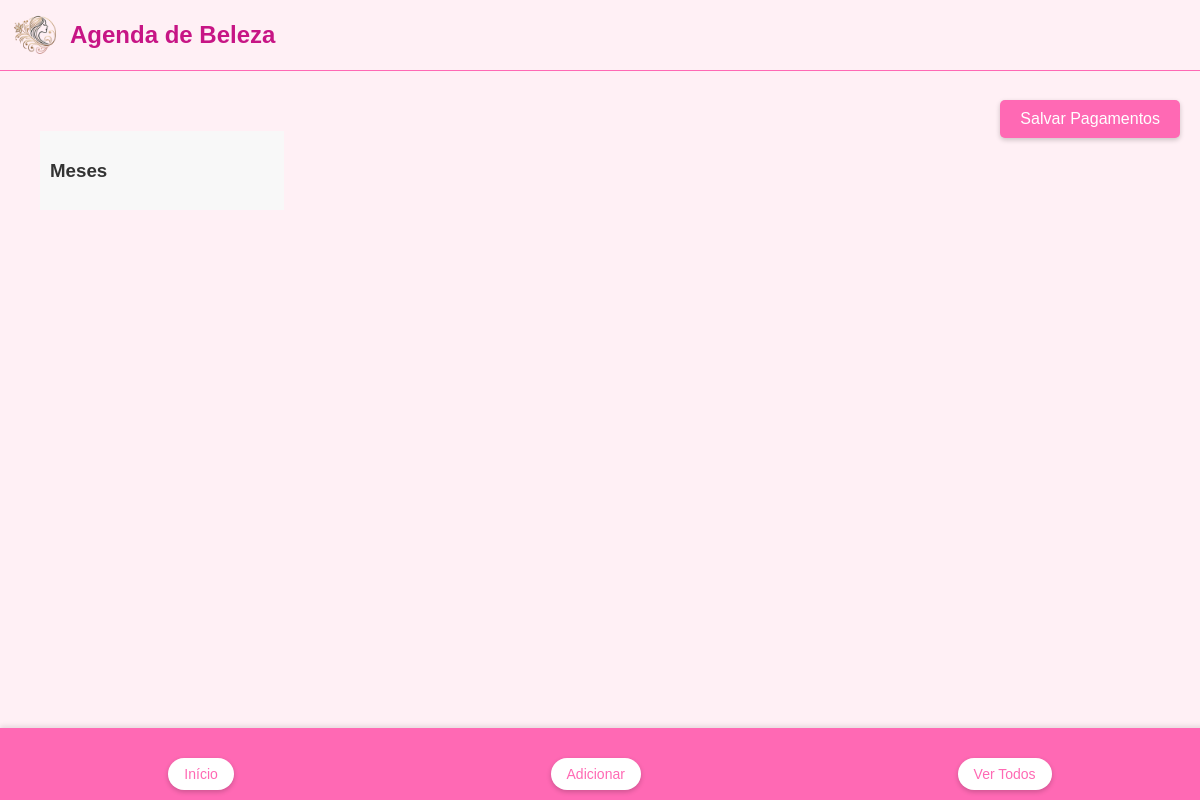
Before: /view with the older database file.
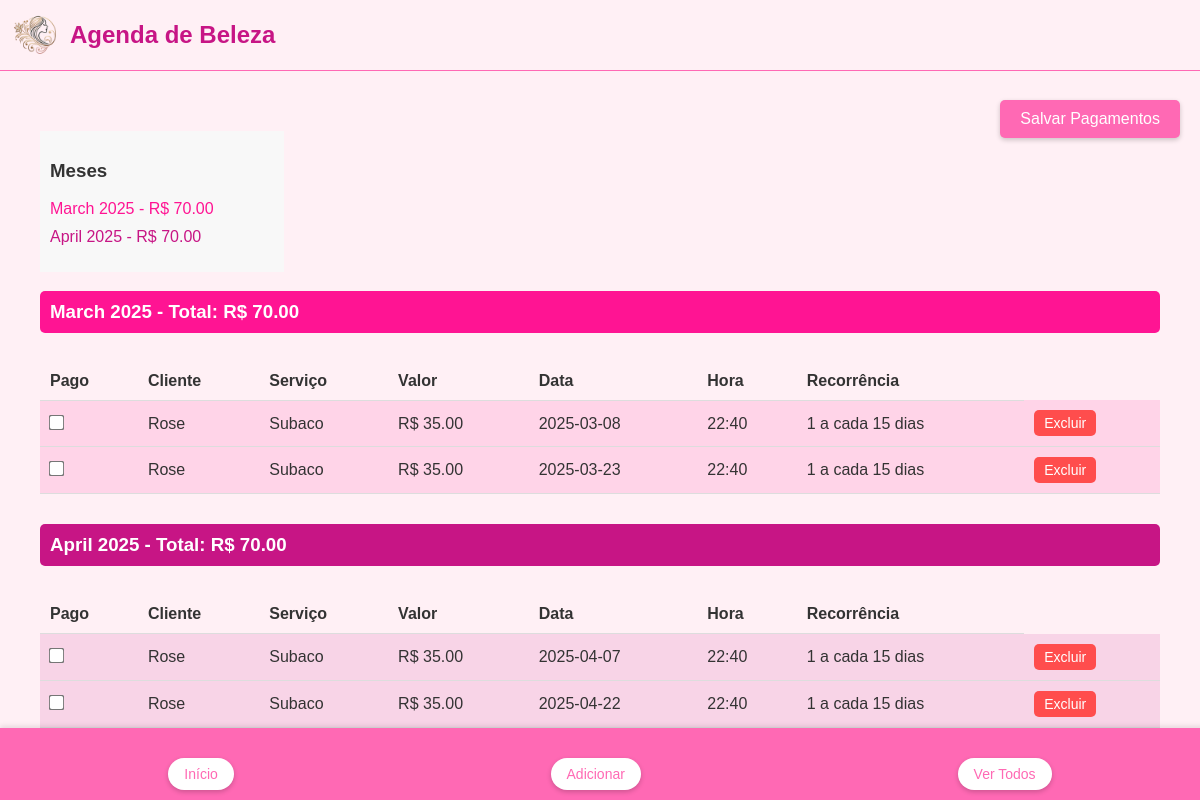
After: the same page with the newer database file.
### tables this page shows
CREATE TABLE appointments (
                id INTEGER PRIMARY KEY AUTOINCREMENT,
                client_name TEXT NOT NULL,
                service_description TEXT NOT NULL,
                service_value REAL NOT NULL,
                date TEXT NOT NULL,
                time TEXT NOT NULL,
                recurrence TEXT NOT NULL,
                color TEXT NOT NULL,
                pago BOOLEAN DEFAULT 0  -- Nova coluna
            );

### app.py (the view)
@app.route('/view')
def view_appointments():
    try:
        with sqlite3.connect(DATABASE) as conn:
            cursor = conn.cursor()
            cursor.execute('SELECT * FROM appointments ORDER BY date, time')
            appointments = cursor.fetchall()
            grouped_appointments = {}
            colors = ['#FFB6C1', '#FF69B4', '#FF1493', '#C71585']  # Cores para cada mês
            for appointment in appointments:
                date = datetime.strptime(appointment[4], '%Y-%m-%d')  # appointment[4] é a data
                month_year = date.strftime('%Y-%m')  # Formato: "2023-10"
                month_name = date.strftime('%B %Y')  # Formato: "October 2023"
                service_value = float(appointment[3])  # appointment[3] é o valor do serviço
                if month_year not in grouped_appointments:
                    grouped_appointments[month_year] = {
                        'month_name': month_name,
                        'color': colors[(date.month - 1) % len(colors)],  # Cor baseada no mês
                        'total_value': 0.0,  # Inicializa a soma dos valores
                        'appointments': []
                    }
                grouped_appointments[month_year]['total_value'] += service_value
                grouped_appointments[month_year]['appointments'].append(appointment)
    except sqlite3.Error as e:
        print(f"Erro no banco de dados: {e}")
        grouped_appointments = {}
    return render_template('view_appointments.html', grouped_appointments=grouped_appointments)

### templates/view_appointments.html (shortened to what this page needs)
{% extends "base.html" %}
{% block content %}
    <div class="floating-save-button">
        <button type="button" class="btn" onclick="savePayments()">Salvar Pagamentos</button>
    </div>
    <div class="container">
        <div class="menu-vertical">
            <h3>Meses</h3>
            <ul>
                {% for month_year, data in grouped_appointments.items() %}
                    <li>
                        <a href="#{{ month_year }}" style="color: {{ data.color }};">
                            {{ data.month_name }} - R$ {{ "%.2f"|format(data.total_value) }}
                        </a>
                    </li>
                {% endfor %}
            </ul>
        </div>
        <div class="agendamentos-container">
            {% for month_year, data in grouped_appointments.items() %}
                <div id="{{ month_year }}" class="month-section">
                    <h3 style="background-color: {{ data.color }};">
                        {{ data.month_name }} - Total: R$ {{ "%.2f"|format(data.total_value) }}
                    </h3>
                    <div class="table-container">
                        <table>
                            <thead>
                                <tr>
                                    <th>Pago</th>
                                    <th>Cliente</th>
                                    <th>Serviço</th>
                                    <th>Valor</th>
                                    <th>Data</th>
                                    <th>Hora</th>
                                    <th>Recorrência</th>
                                </tr>
                            </thead>
                            <tbody>
                                {% for appointment in data.appointments %}
                                <tr id="row-{{ appointment[0] }}" style="background-color: {{ data.color }}20;">
                                    <td>
                                        <input type="checkbox" name="pago" value="{{ appointment[0] }}"
                                            {% if appointment[8] %}checked{% endif %}>
                                    </td>
                                    <td {% if appointment[8] %}class="pago"{% endif %}>
                                        {{ appointment[1] }}
                                    </td>
                                    <td {% if appointment[8] %}class="pago"{% endif %}>
                                        {{ appointment[2] }}
                                    </td>
                                    <td {% if appointment[8] %}class="pago"{% endif %}>
                                        R$ {{ "%.2f"|format(appointment[3]) }}
                                    </td>
                                    <td {% if appointment[8] %}class="pago"{% endif %}>
                                        {{ appointment[4] }}
                                    </td>
                                    <td {% if appointment[8] %}class="pago"{% endif %}>
                                        {{ appointment[5] }}
                                    </td>
                                    <td {% if appointment[8] %}class="pago"{% endif %}>
                                        {{ appointment[6] }}
                                    </td>
                                    <td>
                                        <button class="btn-delete" onclick="deleteAppointment({{ appointment[0] }})">Excluir</button>
                                    </td>
                                </tr>
                      {% endfor %}
                            </tbody>
                        </table>
                    </div>
                </div>
            {% endfor %}
        </div>
    </div>
{% endblock %}

### templates/base.html (shortened to what this page needs)
<!DOCTYPE html>
<html lang="pt-BR">
<head>
    <link rel="stylesheet" href="{{ url_for('static', filename='style.css') }}">
</head>
<body>
    <div class="header">
        <img src="{{ url_for('static', filename='images/logo.png') }}" alt="Logo" class="logo">
        <h1>Agenda de Beleza</h1>
    </div>
    <div class="container">
        {% block content %}{% endblock %}
    </div>
    <footer>
        <div class="footer-menu">
            <a href="{{ url_for('index') }}" class="btn">Início</a>
            <a href="{{ url_for('add_appointment') }}" class="btn">Adicionar</a>
            <a href="{{ url_for('view_appointments') }}" class="btn">Ver Todos</a>
        </div>
    </footer>
</body>
</html>

### static/style.css (style rules this page uses)
body { font-family: Arial, sans-serif; margin: 0; padding: 0; background-color: #FFF0F5; color: #333; }
.container { padding: 10px; }
.header { text-align: center; margin-bottom: 20px; }
.header h1 { font-size: 24px; color: #C71585; margin: 0; }
footer { position: fixed; bottom: 0; left: 0; width: 100%; background-color: #FF69B4; padding: 10px; text-align: center; box-shadow: 0 -2px 5px rgba(0, 0, 0, 0.1); }
.footer-menu { display: flex; justify-content: space-around; }
.footer-menu .btn { background-color: white; color: #FF69B4; padding: 8px 16px; border-radius: 20px; text-decoration: none; font-size: 14px; transition: background-color 0.3s, color 0.3s; }
input[type="checkbox"] { transform: scale(1.2); margin: 0; }
.btn { background-color: #FF69B4; color: white; padding: 10px 20px; border: none; border-radius: 5px; cursor: pointer; margin-top: 20px; }
.menu-vertical { width: 20%; padding: 10px; background-color: #f8f8f8; margin-right: 20px; }
.menu-vertical ul { list-style-type: none; padding: 0; }
.menu-vertical li { margin-bottom: 10px; }
.menu-vertical a { text-decoration: none; color: #333; font-size: 16px; }
.agendamentos-container { width: 100%; }
.month-section { margin-bottom: 30px; }
.month-section h3 { background-color: #FF69B4; padding: 10px; color: white; border-radius: 5px; }
.table-container { overflow-x: auto; }
table { width: 100%; border-collapse: collapse; margin-top: 10px; }
th, td { padding: 10px; text-align: left; border-bottom: 1px solid #ddd; }
.floating-save-button { position: fixed; top: 80px; right: 20px; z-index: 1000; }
.btn { background-color: #FF69B4; color: white; padding: 10px 20px; border: none; border-radius: 5px; cursor: pointer; font-size: 16px; box-shadow: 0 2px 5px rgba(0, 0, 0, 0.2); }
.header { display: flex; align-items: center; margin-bottom: 20px; }
.logo { width: 50px; height: auto; margin-right: 10px; }
.header { display: flex; align-items: center; padding: 10px; background-color: #FFF0F5; border-bottom: 1px solid #FF69B4; }
.header h1 { margin: 0; color: #C71585; }
.container { padding: 20px; }
.btn-delete { background-color: #ff4d4d; color: white; padding: 5px 10px; border: none; border-radius: 5px; cursor: pointer; font-size: 14px; transition: background-color 0.3s; }

Changed rows visible on the page:
added appointments: client_name "Rose", service_description "Subaco", service_value "35.00", date "2025-03-08", time "22:40", recurrence "1 a cada 15 dias", shown under "March 2025"
added appointments: client_name "Rose", service_description "Subaco", service_value "35.00", date "2025-03-23", time "22:40", recurrence "1 a cada 15 dias", shown under "March 2025"
added appointments: client_name "Rose", service_description "Subaco", service_value "35.00", date "2025-04-07", time "22:40", recurrence "1 a cada 15 dias", shown under "April 2025"
added appointments: client_name "Rose", service_description "Subaco", service_value "35.00", date "2025-04-22", time "22:40", recurrence "1 a cada 15 dias", shown under "April 2025"
Other visible differences:
new list line: "March 2025 - R$ 70.00"
new list line: "April 2025 - R$ 70.00"
new list line: "March 2025 - Total: R$ 70.00 Pago Cliente Serviço Valor Data Hora Recorrência"
new list line: "April 2025 - Total: R$ 70.00 Pago Cliente Serviço Valor Data Hora Recorrência"
